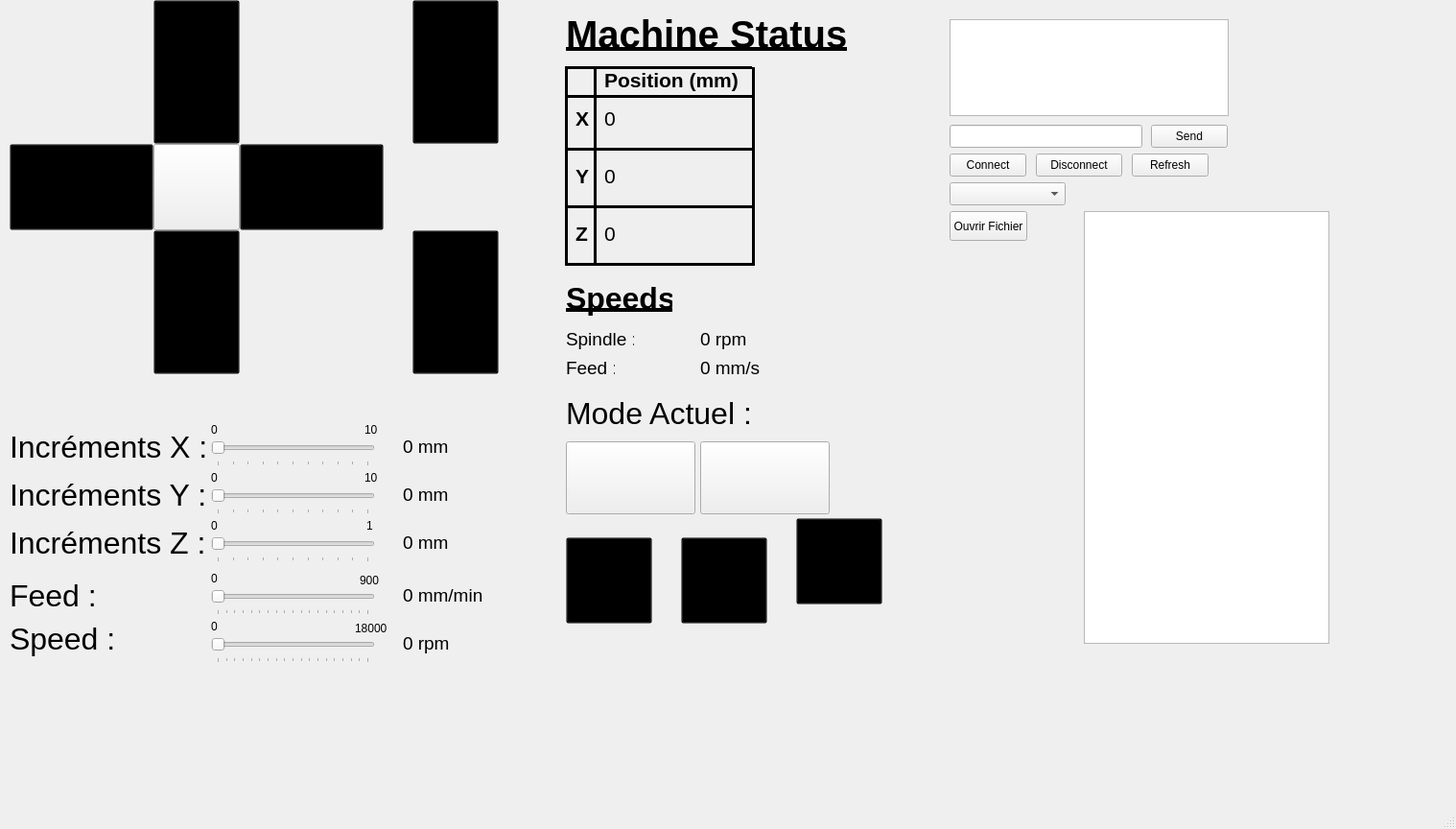
<?xml version="1.0" encoding="UTF-8"?>
<ui version="4.0">
 <class>MainWindow</class>
 <widget class="QMainWindow" name="MainWindow">
  <property name="geometry">
   <rect>
    <x>0</x>
    <y>0</y>
    <width>1518</width>
    <height>864</height>
   </rect>
  </property>
  <property name="windowTitle">
   <string>MainWindow</string>
  </property>
  <widget class="QWidget" name="centralwidget">
   <widget class="QPushButton" name="Z_down">
    <property name="geometry">
     <rect>
      <x>430</x>
      <y>240</y>
      <width>90</width>
      <height>150</height>
     </rect>
    </property>
    <property name="mouseTracking">
     <bool>true</bool>
    </property>
    <property name="styleSheet">
     <string notr="true">image: url(:/images/assets/down_Z_arrow.png);
background-color: transparent;</string>
    </property>
    <property name="text">
     <string/>
    </property>
   </widget>
   <widget class="QPushButton" name="Z_up">
    <property name="geometry">
     <rect>
      <x>430</x>
      <y>0</y>
      <width>90</width>
      <height>150</height>
     </rect>
    </property>
    <property name="styleSheet">
     <string notr="true">image: url(:/images/assets/up_Z_arrow.png);
background-color: transparent;</string>
    </property>
    <property name="text">
     <string/>
    </property>
   </widget>
   <widget class="QPushButton" name="X_up">
    <property name="geometry">
     <rect>
      <x>160</x>
      <y>0</y>
      <width>90</width>
      <height>150</height>
     </rect>
    </property>
    <property name="styleSheet">
     <string notr="true">image: url(:/images/assets/up_X_arrow.png);
background-color: transparent;</string>
    </property>
    <property name="text">
     <string/>
    </property>
   </widget>
   <widget class="QPushButton" name="X_down">
    <property name="geometry">
     <rect>
      <x>160</x>
      <y>240</y>
      <width>90</width>
      <height>150</height>
     </rect>
    </property>
    <property name="styleSheet">
     <string notr="true">image: url(:/images/assets/down_X_arrow.png);
background-color: transparent;</string>
    </property>
    <property name="text">
     <string/>
    </property>
   </widget>
   <widget class="QPushButton" name="Y_up">
    <property name="geometry">
     <rect>
      <x>10</x>
      <y>150</y>
      <width>150</width>
      <height>90</height>
     </rect>
    </property>
    <property name="styleSheet">
     <string notr="true">image: url(:/images/assets/up_Y_arrow.png);
background-color: transparent;</string>
    </property>
    <property name="text">
     <string/>
    </property>
   </widget>
   <widget class="QPushButton" name="Y_down">
    <property name="geometry">
     <rect>
      <x>250</x>
      <y>150</y>
      <width>150</width>
      <height>90</height>
     </rect>
    </property>
    <property name="styleSheet">
     <string notr="true">image: url(:/images/assets/down_Y_arrow.png);
background-color: transparent;</string>
    </property>
    <property name="text">
     <string/>
    </property>
   </widget>
   <widget class="QPushButton" name="home">
    <property name="geometry">
     <rect>
      <x>160</x>
      <y>150</y>
      <width>90</width>
      <height>90</height>
     </rect>
    </property>
    <property name="styleSheet">
     <string notr="true">image: url(:/images/assets/home_button.png);
border-width: 2px;
</string>
    </property>
    <property name="text">
     <string/>
    </property>
   </widget>
   <widget class="QPushButton" name="play">
    <property name="geometry">
     <rect>
      <x>590</x>
      <y>560</y>
      <width>90</width>
      <height>90</height>
     </rect>
    </property>
    <property name="styleSheet">
     <string notr="true">image: url(:/images/assets/play_button.png);
background-color: transparent;</string>
    </property>
    <property name="text">
     <string/>
    </property>
   </widget>
   <widget class="QPushButton" name="pause">
    <property name="geometry">
     <rect>
      <x>710</x>
      <y>560</y>
      <width>90</width>
      <height>90</height>
     </rect>
    </property>
    <property name="styleSheet">
     <string notr="true">image: url(:/images/assets/pause_button.png);
background-color: transparent;
border-color: rgb(0, 0, 0);</string>
    </property>
    <property name="text">
     <string/>
    </property>
   </widget>
   <widget class="QPushButton" name="stop">
    <property name="geometry">
     <rect>
      <x>830</x>
      <y>540</y>
      <width>90</width>
      <height>90</height>
     </rect>
    </property>
    <property name="mouseTracking">
     <bool>true</bool>
    </property>
    <property name="focusPolicy">
     <enum>Qt::ClickFocus</enum>
    </property>
    <property name="styleSheet">
     <string notr="true">image: url(:/images/assets/stop_button.png);
background-color: transparent;
border-color: rgb(255, 0, 255);
border-width: 2px;
</string>
    </property>
    <property name="text">
     <string/>
    </property>
   </widget>
   <widget class="QLabel" name="IncX">
    <property name="geometry">
     <rect>
      <x>10</x>
      <y>450</y>
      <width>211</width>
      <height>31</height>
     </rect>
    </property>
    <property name="font">
     <font>
      <pointsize>24</pointsize>
     </font>
    </property>
    <property name="text">
     <string>Incréments X :</string>
    </property>
   </widget>
   <widget class="QLabel" name="Incy">
    <property name="geometry">
     <rect>
      <x>10</x>
      <y>500</y>
      <width>211</width>
      <height>31</height>
     </rect>
    </property>
    <property name="font">
     <font>
      <pointsize>24</pointsize>
     </font>
    </property>
    <property name="text">
     <string>Incréments Y :</string>
    </property>
   </widget>
   <widget class="QLabel" name="IncZ">
    <property name="geometry">
     <rect>
      <x>10</x>
      <y>550</y>
      <width>211</width>
      <height>31</height>
     </rect>
    </property>
    <property name="font">
     <font>
      <pointsize>24</pointsize>
     </font>
    </property>
    <property name="text">
     <string>Incréments Z :</string>
    </property>
   </widget>
   <widget class="QPushButton" name="modeManBtn">
    <property name="geometry">
     <rect>
      <x>590</x>
      <y>460</y>
      <width>135</width>
      <height>76</height>
     </rect>
    </property>
    <property name="styleSheet">
     <string notr="true">image: url(:/images/assets/mode_manuel.png);
</string>
    </property>
    <property name="text">
     <string/>
    </property>
   </widget>
   <widget class="QPushButton" name="modeSingleBtn">
    <property name="geometry">
     <rect>
      <x>730</x>
      <y>460</y>
      <width>135</width>
      <height>76</height>
     </rect>
    </property>
    <property name="styleSheet">
     <string notr="true">image: url(:/images/assets/mode_cycle.png);
</string>
    </property>
    <property name="text">
     <string/>
    </property>
   </widget>
   <widget class="QLabel" name="machineStatus">
    <property name="geometry">
     <rect>
      <x>590</x>
      <y>0</y>
      <width>361</width>
      <height>71</height>
     </rect>
    </property>
    <property name="font">
     <font>
      <pointsize>30</pointsize>
      <bold>true</bold>
      <underline>true</underline>
     </font>
    </property>
    <property name="text">
     <string>Machine Status</string>
    </property>
   </widget>
   <widget class="QLabel" name="Speeds">
    <property name="geometry">
     <rect>
      <x>590</x>
      <y>290</y>
      <width>111</width>
      <height>41</height>
     </rect>
    </property>
    <property name="font">
     <font>
      <pointsize>24</pointsize>
      <bold>true</bold>
      <underline>true</underline>
     </font>
    </property>
    <property name="text">
     <string>Speeds</string>
    </property>
   </widget>
   <widget class="QSlider" name="IncXSld">
    <property name="geometry">
     <rect>
      <x>220</x>
      <y>455</y>
      <width>171</width>
      <height>31</height>
     </rect>
    </property>
    <property name="maximum">
     <number>10</number>
    </property>
    <property name="orientation">
     <enum>Qt::Horizontal</enum>
    </property>
    <property name="tickPosition">
     <enum>QSlider::TicksBelow</enum>
    </property>
   </widget>
   <widget class="QSlider" name="IncYSld">
    <property name="geometry">
     <rect>
      <x>220</x>
      <y>505</y>
      <width>171</width>
      <height>31</height>
     </rect>
    </property>
    <property name="maximum">
     <number>10</number>
    </property>
    <property name="orientation">
     <enum>Qt::Horizontal</enum>
    </property>
    <property name="tickPosition">
     <enum>QSlider::TicksBelow</enum>
    </property>
   </widget>
   <widget class="QSlider" name="IncZSld">
    <property name="geometry">
     <rect>
      <x>220</x>
      <y>555</y>
      <width>171</width>
      <height>31</height>
     </rect>
    </property>
    <property name="maximum">
     <number>10</number>
    </property>
    <property name="orientation">
     <enum>Qt::Horizontal</enum>
    </property>
    <property name="tickPosition">
     <enum>QSlider::TicksBelow</enum>
    </property>
   </widget>
   <widget class="QLabel" name="label">
    <property name="geometry">
     <rect>
      <x>220</x>
      <y>440</y>
      <width>16</width>
      <height>16</height>
     </rect>
    </property>
    <property name="text">
     <string>0</string>
    </property>
   </widget>
   <widget class="QLabel" name="label_2">
    <property name="geometry">
     <rect>
      <x>380</x>
      <y>440</y>
      <width>16</width>
      <height>16</height>
     </rect>
    </property>
    <property name="text">
     <string>10</string>
    </property>
   </widget>
   <widget class="QLabel" name="valueIncX">
    <property name="geometry">
     <rect>
      <x>420</x>
      <y>455</y>
      <width>91</width>
      <height>21</height>
     </rect>
    </property>
    <property name="font">
     <font>
      <pointsize>14</pointsize>
     </font>
    </property>
    <property name="text">
     <string>0 mm</string>
    </property>
   </widget>
   <widget class="QLabel" name="valueIncY">
    <property name="geometry">
     <rect>
      <x>420</x>
      <y>505</y>
      <width>71</width>
      <height>21</height>
     </rect>
    </property>
    <property name="font">
     <font>
      <pointsize>14</pointsize>
     </font>
    </property>
    <property name="text">
     <string>0 mm</string>
    </property>
   </widget>
   <widget class="QLabel" name="valueIncZ">
    <property name="geometry">
     <rect>
      <x>420</x>
      <y>555</y>
      <width>81</width>
      <height>21</height>
     </rect>
    </property>
    <property name="font">
     <font>
      <pointsize>14</pointsize>
     </font>
    </property>
    <property name="text">
     <string>0 mm</string>
    </property>
   </widget>
   <widget class="QLabel" name="label_6">
    <property name="geometry">
     <rect>
      <x>380</x>
      <y>490</y>
      <width>16</width>
      <height>16</height>
     </rect>
    </property>
    <property name="text">
     <string>10</string>
    </property>
   </widget>
   <widget class="QLabel" name="label_7">
    <property name="geometry">
     <rect>
      <x>220</x>
      <y>490</y>
      <width>16</width>
      <height>16</height>
     </rect>
    </property>
    <property name="text">
     <string>0</string>
    </property>
   </widget>
   <widget class="QLabel" name="label_8">
    <property name="geometry">
     <rect>
      <x>382</x>
      <y>540</y>
      <width>16</width>
      <height>16</height>
     </rect>
    </property>
    <property name="text">
     <string>1</string>
    </property>
   </widget>
   <widget class="QLabel" name="label_9">
    <property name="geometry">
     <rect>
      <x>220</x>
      <y>540</y>
      <width>16</width>
      <height>16</height>
     </rect>
    </property>
    <property name="text">
     <string>0</string>
    </property>
   </widget>
   <widget class="QLabel" name="label_3">
    <property name="geometry">
     <rect>
      <x>590</x>
      <y>340</y>
      <width>71</width>
      <height>27</height>
     </rect>
    </property>
    <property name="font">
     <font>
      <pointsize>14</pointsize>
     </font>
    </property>
    <property name="text">
     <string>Spindle : </string>
    </property>
   </widget>
   <widget class="QLabel" name="label_4">
    <property name="geometry">
     <rect>
      <x>590</x>
      <y>370</y>
      <width>51</width>
      <height>27</height>
     </rect>
    </property>
    <property name="font">
     <font>
      <pointsize>14</pointsize>
     </font>
    </property>
    <property name="text">
     <string>Feed : </string>
    </property>
   </widget>
   <widget class="QLabel" name="feedSpeed">
    <property name="geometry">
     <rect>
      <x>730</x>
      <y>370</y>
      <width>82</width>
      <height>27</height>
     </rect>
    </property>
    <property name="font">
     <font>
      <pointsize>14</pointsize>
     </font>
    </property>
    <property name="text">
     <string>0 mm/s</string>
    </property>
   </widget>
   <widget class="QLabel" name="spindleSpeed">
    <property name="geometry">
     <rect>
      <x>730</x>
      <y>340</y>
      <width>82</width>
      <height>27</height>
     </rect>
    </property>
    <property name="font">
     <font>
      <pointsize>14</pointsize>
     </font>
    </property>
    <property name="text">
     <string>0 rpm</string>
    </property>
   </widget>
   <widget class="QLabel" name="label_12">
    <property name="geometry">
     <rect>
      <x>630</x>
      <y>70</y>
      <width>140</width>
      <height>27</height>
     </rect>
    </property>
    <property name="font">
     <font>
      <pointsize>16</pointsize>
      <bold>true</bold>
     </font>
    </property>
    <property name="text">
     <string>Position (mm)</string>
    </property>
   </widget>
   <widget class="QLabel" name="label_14">
    <property name="geometry">
     <rect>
      <x>600</x>
      <y>110</y>
      <width>21</width>
      <height>27</height>
     </rect>
    </property>
    <property name="font">
     <font>
      <pointsize>16</pointsize>
      <bold>true</bold>
     </font>
    </property>
    <property name="text">
     <string>X</string>
    </property>
   </widget>
   <widget class="QLabel" name="label_15">
    <property name="geometry">
     <rect>
      <x>600</x>
      <y>170</y>
      <width>21</width>
      <height>27</height>
     </rect>
    </property>
    <property name="font">
     <font>
      <pointsize>16</pointsize>
      <bold>true</bold>
     </font>
    </property>
    <property name="text">
     <string>Y</string>
    </property>
   </widget>
   <widget class="QLabel" name="label_16">
    <property name="geometry">
     <rect>
      <x>600</x>
      <y>230</y>
      <width>21</width>
      <height>27</height>
     </rect>
    </property>
    <property name="font">
     <font>
      <pointsize>16</pointsize>
      <bold>true</bold>
     </font>
    </property>
    <property name="text">
     <string>Z</string>
    </property>
   </widget>
   <widget class="Line" name="line">
    <property name="geometry">
     <rect>
      <x>590</x>
      <y>90</y>
      <width>195</width>
      <height>21</height>
     </rect>
    </property>
    <property name="font">
     <font>
      <bold>false</bold>
     </font>
    </property>
    <property name="frameShadow">
     <enum>QFrame::Plain</enum>
    </property>
    <property name="lineWidth">
     <number>3</number>
    </property>
    <property name="orientation">
     <enum>Qt::Horizontal</enum>
    </property>
   </widget>
   <widget class="Line" name="line_2">
    <property name="geometry">
     <rect>
      <x>590</x>
      <y>145</y>
      <width>195</width>
      <height>20</height>
     </rect>
    </property>
    <property name="font">
     <font>
      <bold>false</bold>
     </font>
    </property>
    <property name="frameShadow">
     <enum>QFrame::Plain</enum>
    </property>
    <property name="lineWidth">
     <number>3</number>
    </property>
    <property name="orientation">
     <enum>Qt::Horizontal</enum>
    </property>
   </widget>
   <widget class="Line" name="line_3">
    <property name="geometry">
     <rect>
      <x>590</x>
      <y>205</y>
      <width>195</width>
      <height>20</height>
     </rect>
    </property>
    <property name="font">
     <font>
      <bold>false</bold>
     </font>
    </property>
    <property name="frameShadow">
     <enum>QFrame::Plain</enum>
    </property>
    <property name="lineWidth">
     <number>3</number>
    </property>
    <property name="orientation">
     <enum>Qt::Horizontal</enum>
    </property>
   </widget>
   <widget class="Line" name="line_4">
    <property name="geometry">
     <rect>
      <x>610</x>
      <y>70</y>
      <width>20</width>
      <height>205</height>
     </rect>
    </property>
    <property name="frameShadow">
     <enum>QFrame::Plain</enum>
    </property>
    <property name="lineWidth">
     <number>3</number>
    </property>
    <property name="orientation">
     <enum>Qt::Vertical</enum>
    </property>
   </widget>
   <widget class="Line" name="line_5">
    <property name="geometry">
     <rect>
      <x>775</x>
      <y>70</y>
      <width>20</width>
      <height>205</height>
     </rect>
    </property>
    <property name="frameShadow">
     <enum>QFrame::Plain</enum>
    </property>
    <property name="lineWidth">
     <number>3</number>
    </property>
    <property name="orientation">
     <enum>Qt::Vertical</enum>
    </property>
   </widget>
   <widget class="Line" name="line_7">
    <property name="geometry">
     <rect>
      <x>580</x>
      <y>70</y>
      <width>20</width>
      <height>205</height>
     </rect>
    </property>
    <property name="frameShadow">
     <enum>QFrame::Plain</enum>
    </property>
    <property name="lineWidth">
     <number>3</number>
    </property>
    <property name="orientation">
     <enum>Qt::Vertical</enum>
    </property>
   </widget>
   <widget class="Line" name="line_8">
    <property name="geometry">
     <rect>
      <x>589</x>
      <y>265</y>
      <width>198</width>
      <height>20</height>
     </rect>
    </property>
    <property name="font">
     <font>
      <bold>false</bold>
     </font>
    </property>
    <property name="frameShadow">
     <enum>QFrame::Plain</enum>
    </property>
    <property name="lineWidth">
     <number>3</number>
    </property>
    <property name="orientation">
     <enum>Qt::Horizontal</enum>
    </property>
   </widget>
   <widget class="Line" name="line_9">
    <property name="geometry">
     <rect>
      <x>589</x>
      <y>60</y>
      <width>195</width>
      <height>20</height>
     </rect>
    </property>
    <property name="font">
     <font>
      <bold>false</bold>
     </font>
    </property>
    <property name="frameShadow">
     <enum>QFrame::Plain</enum>
    </property>
    <property name="lineWidth">
     <number>3</number>
    </property>
    <property name="orientation">
     <enum>Qt::Horizontal</enum>
    </property>
   </widget>
   <widget class="QLabel" name="posX">
    <property name="geometry">
     <rect>
      <x>630</x>
      <y>110</y>
      <width>91</width>
      <height>27</height>
     </rect>
    </property>
    <property name="font">
     <font>
      <pointsize>16</pointsize>
     </font>
    </property>
    <property name="text">
     <string>0</string>
    </property>
   </widget>
   <widget class="QLabel" name="posY">
    <property name="geometry">
     <rect>
      <x>630</x>
      <y>170</y>
      <width>101</width>
      <height>27</height>
     </rect>
    </property>
    <property name="font">
     <font>
      <pointsize>16</pointsize>
     </font>
    </property>
    <property name="text">
     <string>0</string>
    </property>
   </widget>
   <widget class="QLabel" name="posZ">
    <property name="geometry">
     <rect>
      <x>630</x>
      <y>230</y>
      <width>111</width>
      <height>27</height>
     </rect>
    </property>
    <property name="font">
     <font>
      <pointsize>16</pointsize>
     </font>
    </property>
    <property name="text">
     <string>0</string>
    </property>
   </widget>
   <widget class="QComboBox" name="comportCombo">
    <property name="geometry">
     <rect>
      <x>990</x>
      <y>190</y>
      <width>121</width>
      <height>24</height>
     </rect>
    </property>
   </widget>
   <widget class="QLineEdit" name="lineEdit">
    <property name="geometry">
     <rect>
      <x>990</x>
      <y>130</y>
      <width>201</width>
      <height>24</height>
     </rect>
    </property>
   </widget>
   <widget class="QPushButton" name="sendButton">
    <property name="geometry">
     <rect>
      <x>1200</x>
      <y>130</y>
      <width>80</width>
      <height>24</height>
     </rect>
    </property>
    <property name="text">
     <string>Send</string>
    </property>
   </widget>
   <widget class="QLabel" name="modeLabel">
    <property name="geometry">
     <rect>
      <x>590</x>
      <y>410</y>
      <width>451</width>
      <height>41</height>
     </rect>
    </property>
    <property name="font">
     <font>
      <pointsize>24</pointsize>
     </font>
    </property>
    <property name="text">
     <string>Mode Actuel : </string>
    </property>
   </widget>
   <widget class="QTextEdit" name="gcodeView">
    <property name="geometry">
     <rect>
      <x>990</x>
      <y>20</y>
      <width>291</width>
      <height>101</height>
     </rect>
    </property>
   </widget>
   <widget class="QPushButton" name="refreshBtn">
    <property name="geometry">
     <rect>
      <x>1180</x>
      <y>160</y>
      <width>80</width>
      <height>24</height>
     </rect>
    </property>
    <property name="text">
     <string>Refresh</string>
    </property>
   </widget>
   <widget class="QPushButton" name="connectBtn">
    <property name="geometry">
     <rect>
      <x>990</x>
      <y>160</y>
      <width>80</width>
      <height>24</height>
     </rect>
    </property>
    <property name="text">
     <string>Connect</string>
    </property>
   </widget>
   <widget class="QPushButton" name="disconnectBtn">
    <property name="geometry">
     <rect>
      <x>1080</x>
      <y>160</y>
      <width>90</width>
      <height>24</height>
     </rect>
    </property>
    <property name="text">
     <string>Disconnect</string>
    </property>
   </widget>
   <widget class="QPushButton" name="openFile">
    <property name="geometry">
     <rect>
      <x>990</x>
      <y>220</y>
      <width>81</width>
      <height>31</height>
     </rect>
    </property>
    <property name="text">
     <string>Ouvrir Fichier</string>
    </property>
   </widget>
   <widget class="QLabel" name="label_10">
    <property name="geometry">
     <rect>
      <x>370</x>
      <y>645</y>
      <width>41</width>
      <height>20</height>
     </rect>
    </property>
    <property name="text">
     <string>18000</string>
    </property>
   </widget>
   <widget class="QLabel" name="label_11">
    <property name="geometry">
     <rect>
      <x>220</x>
      <y>645</y>
      <width>16</width>
      <height>16</height>
     </rect>
    </property>
    <property name="text">
     <string>0</string>
    </property>
   </widget>
   <widget class="QSlider" name="IncSpeedSld">
    <property name="geometry">
     <rect>
      <x>220</x>
      <y>660</y>
      <width>171</width>
      <height>31</height>
     </rect>
    </property>
    <property name="maximum">
     <number>18000</number>
    </property>
    <property name="pageStep">
     <number>1000</number>
    </property>
    <property name="orientation">
     <enum>Qt::Horizontal</enum>
    </property>
    <property name="tickPosition">
     <enum>QSlider::TicksBelow</enum>
    </property>
   </widget>
   <widget class="QLabel" name="Incy_2">
    <property name="geometry">
     <rect>
      <x>10</x>
      <y>605</y>
      <width>211</width>
      <height>31</height>
     </rect>
    </property>
    <property name="font">
     <font>
      <pointsize>24</pointsize>
     </font>
    </property>
    <property name="text">
     <string>Feed :</string>
    </property>
   </widget>
   <widget class="QLabel" name="label_17">
    <property name="geometry">
     <rect>
      <x>220</x>
      <y>595</y>
      <width>16</width>
      <height>16</height>
     </rect>
    </property>
    <property name="text">
     <string>0</string>
    </property>
   </widget>
   <widget class="QLabel" name="valueIncSpeed">
    <property name="geometry">
     <rect>
      <x>420</x>
      <y>660</y>
      <width>131</width>
      <height>21</height>
     </rect>
    </property>
    <property name="font">
     <font>
      <pointsize>14</pointsize>
     </font>
    </property>
    <property name="text">
     <string>0 rpm</string>
    </property>
   </widget>
   <widget class="QLabel" name="IncZ_2">
    <property name="geometry">
     <rect>
      <x>10</x>
      <y>640</y>
      <width>211</width>
      <height>51</height>
     </rect>
    </property>
    <property name="font">
     <font>
      <pointsize>24</pointsize>
     </font>
    </property>
    <property name="text">
     <string>Speed :</string>
    </property>
   </widget>
   <widget class="QLabel" name="valueIncFeed">
    <property name="geometry">
     <rect>
      <x>420</x>
      <y>610</y>
      <width>121</width>
      <height>21</height>
     </rect>
    </property>
    <property name="font">
     <font>
      <pointsize>14</pointsize>
     </font>
    </property>
    <property name="text">
     <string>0 mm/min</string>
    </property>
   </widget>
   <widget class="QLabel" name="label_18">
    <property name="geometry">
     <rect>
      <x>375</x>
      <y>595</y>
      <width>21</width>
      <height>20</height>
     </rect>
    </property>
    <property name="text">
     <string>900</string>
    </property>
   </widget>
   <widget class="QSlider" name="IncFeedSld">
    <property name="geometry">
     <rect>
      <x>220</x>
      <y>610</y>
      <width>171</width>
      <height>31</height>
     </rect>
    </property>
    <property name="maximum">
     <number>900</number>
    </property>
    <property name="pageStep">
     <number>50</number>
    </property>
    <property name="orientation">
     <enum>Qt::Horizontal</enum>
    </property>
    <property name="tickPosition">
     <enum>QSlider::TicksBelow</enum>
    </property>
   </widget>
   <widget class="QListWidget" name="listGcode">
    <property name="geometry">
     <rect>
      <x>1130</x>
      <y>220</y>
      <width>256</width>
      <height>451</height>
     </rect>
    </property>
   </widget>
  </widget>
  <widget class="QMenuBar" name="menubar">
   <property name="geometry">
    <rect>
     <x>0</x>
     <y>0</y>
     <width>1518</width>
     <height>25</height>
    </rect>
   </property>
  </widget>
  <widget class="QStatusBar" name="statusbar"/>
  <action name="actionConnect">
   <property name="text">
    <string>Connect</string>
   </property>
  </action>
  <action name="actionDisconnect">
   <property name="text">
    <string>Disconnect</string>
   </property>
  </action>
  <action name="actionRefresh">
   <property name="text">
    <string>Refresh Ports Séries</string>
   </property>
  </action>
 </widget>
 <resources/>
 <connections/>
</ui>
